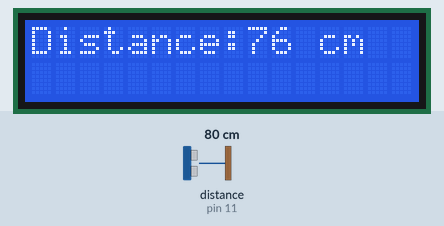
This sketch was run on a simulated Arduino Uno, built with avr-gcc and run on an emulated ATmega328P. Shown: 16×2 character LCD. Wiring (inferred from the names in the program): ultrasonic range finder: trigger pin 13; echo pin 11. Inputs (shaded band) come from the test bench; at power-on: distance to the obstacle (sensor on pin 11) 80 cm. The echo pulse lasts 58.3 µs per cm.

Above: at 3.2 s.
3.3 s: distance to the obstacle (sensor on pin 11) set to 2 cm
At 4.2 s:
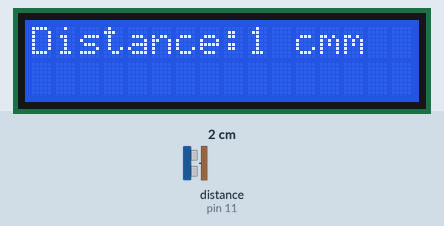
4.8 s: distance to the obstacle (sensor on pin 11) set to 4 cm
At 5.2 s:
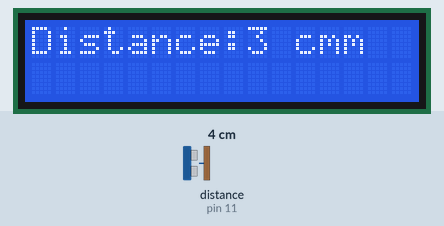
6.3 s: distance to the obstacle (sensor on pin 11) set to 9 cm
At 7.5 s:
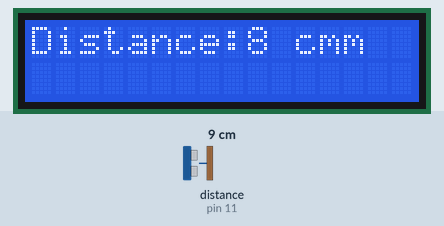
Timing chart, 0 to 9.3 s (numbered marks = the images above; inputs shaded):
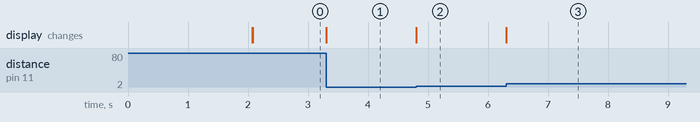

Measured:
- after the input at 3.3 s, the display: changes at once (image 1)
- after the input at 4.8 s, the display: changes at once (image 2)
- after the input at 6.3 s, the display: changes at once (image 3)

The sketch:

Distance_Measuremnt.ino
```cpp
#include<LiquidCrystal.h>           //including header files for LCD(which is inbuilt in arduino...it's really Cool)
LiquidCrystal lcd(10,9,4,5,6,7);    //rs=10, rw=gnd, en=9, DB4-DB7=4 to 7
                                    //I can give any name instead of that lcd; it's user choice

int trigPin=13;   //trigger pin is used to provide a pulse to transmit the ultrasonic signal
int echoPin=11;   //echo pin of ultrasonic sensor is used to receive the reflected signal
float pingTime;   //store the time between tx and rx of the signal
int distance;     //Distance to be calculated in cm

void setup()
{
  // put your setup code here, to run once:
  pinMode(trigPin,OUTPUT);  //it is tx the signal therefore output
  pinMode(echoPin,INPUT);   //it's rx the signal therefore input
  lcd.begin(16,2);
  lcd.setCursor(0,0);
  lcd.print("   Distance ");
  lcd.setCursor(0,1);
  lcd.print("  Measurement ");
  delay(2000);

  lcd.clear();                      //lcd will be cleared i.e. no data will be there on lcd
  lcd.setCursor(0,0);
  lcd.print("Distance:");
}

void loop()
{
  // put your main code here, to run repeatedly:
  digitalWrite(trigPin,LOW);    //Set trigger pin to low
  delayMicroseconds(2000);    //very short delay of 2000 usec or 2 msec
  digitalWrite(trigPin,HIGH);   //making trigpin high
  delayMicroseconds(10);      //very very short delay for high pulse
  digitalWrite(trigPin,LOW);    //pulse transmission is finished
                              //i.e. we have transmitted low-high-low pulse
  pingTime=pulseIn(echoPin,HIGH);    //measuring the time to rx the tx pulse

  distance=33000*(pingTime/1000000);      //by formula, Distance=speed*time
  distance=distance/2;

  lcd.setCursor(9,0);
  lcd.print(distance);
  lcd.print(" cm");
}
```
